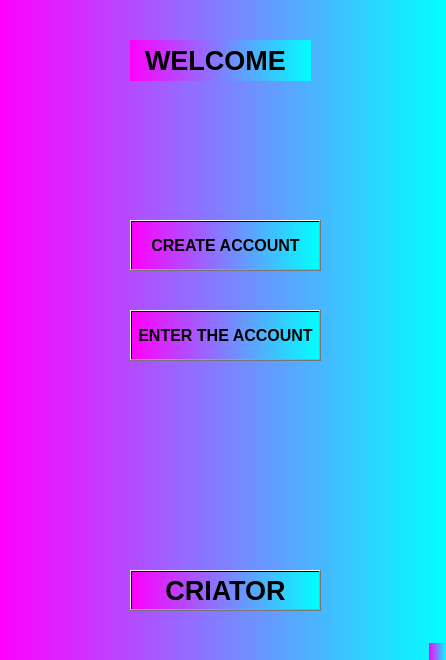
<?xml version="1.0" encoding="UTF-8"?>
<ui version="4.0">
 <class>MainWindow</class>
 <widget class="QMainWindow" name="MainWindow">
  <property name="geometry">
   <rect>
    <x>0</x>
    <y>0</y>
    <width>446</width>
    <height>660</height>
   </rect>
  </property>
  <property name="windowTitle">
   <string>MainWindow</string>
  </property>
  <property name="styleSheet">
   <string notr="true">background-color: qlineargradient(spread:pad, x1:0, y1:0, x2:1, y2:0, stop:0 rgba(255, 0, 255), stop:1 rgba(0, 255, 255));
</string>
  </property>
  <widget class="QWidget" name="centralwidget">
   <widget class="QLabel" name="label">
    <property name="geometry">
     <rect>
      <x>130</x>
      <y>40</y>
      <width>181</width>
      <height>41</height>
     </rect>
    </property>
    <property name="font">
     <font>
      <pointsize>20</pointsize>
      <weight>75</weight>
      <bold>true</bold>
     </font>
    </property>
    <property name="text">
     <string>  WELCOME</string>
    </property>
   </widget>
   <widget class="QPushButton" name="pushButton">
    <property name="geometry">
     <rect>
      <x>130</x>
      <y>220</y>
      <width>191</width>
      <height>51</height>
     </rect>
    </property>
    <property name="font">
     <font>
      <pointsize>12</pointsize>
      <weight>75</weight>
      <bold>true</bold>
     </font>
    </property>
    <property name="text">
     <string>CREATE ACCOUNT</string>
    </property>
   </widget>
   <widget class="QPushButton" name="pushButton_2">
    <property name="geometry">
     <rect>
      <x>130</x>
      <y>310</y>
      <width>191</width>
      <height>51</height>
     </rect>
    </property>
    <property name="font">
     <font>
      <pointsize>12</pointsize>
      <weight>75</weight>
      <bold>true</bold>
     </font>
    </property>
    <property name="text">
     <string>ENTER THE ACCOUNT</string>
    </property>
   </widget>
   <widget class="QPushButton" name="pushButton_3">
    <property name="geometry">
     <rect>
      <x>130</x>
      <y>570</y>
      <width>191</width>
      <height>41</height>
     </rect>
    </property>
    <property name="font">
     <font>
      <pointsize>20</pointsize>
      <weight>75</weight>
      <bold>true</bold>
     </font>
    </property>
    <property name="text">
     <string>CRIATOR</string>
    </property>
   </widget>
  </widget>
  <widget class="QMenuBar" name="menubar">
   <property name="geometry">
    <rect>
     <x>0</x>
     <y>0</y>
     <width>446</width>
     <height>23</height>
    </rect>
   </property>
  </widget>
  <widget class="QStatusBar" name="statusbar"/>
 </widget>
 <resources/>
 <connections/>
</ui>
